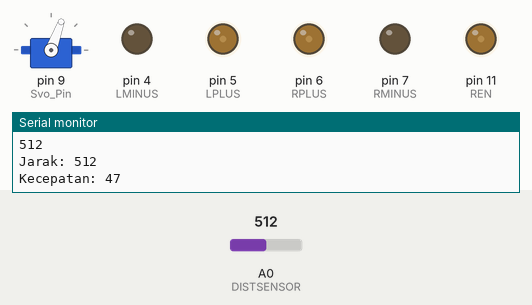
Bench run of a sketch on a simulated Arduino Uno, built with avr-gcc and run on an emulated ATmega328P. Shown: servo, output pins drawn as LEDs (lit = HIGH), the last lines printed to the serial monitor. The test bench sets the inputs (shaded band); at power-on: A0 (DISTSENSOR) = 512. Random numbers use the default seed unless the sketch sets one.

Above: at 1.2 s.
1.3 s: A0 (DISTSENSOR) set to 425
At 1.7 s:
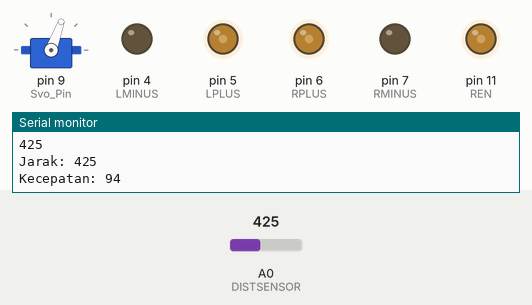
2.8 s: A0 (DISTSENSOR) set to 408
At 4.0 s:
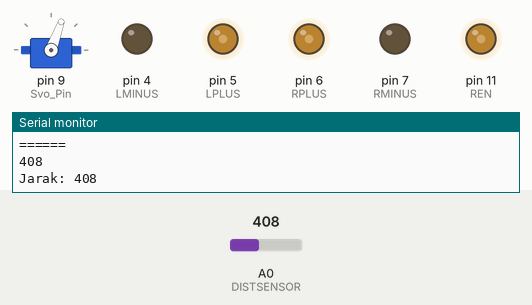
5.8 s: A0 (DISTSENSOR) set to 610
At 7.0 s:
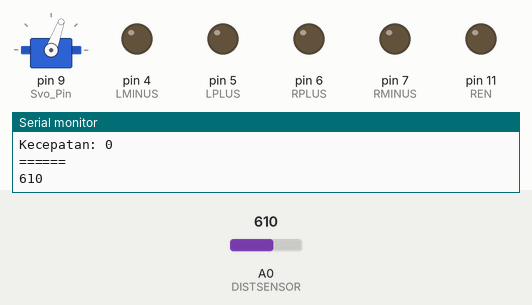
7.3 s: A0 (DISTSENSOR) set to 306
At 8.5 s:
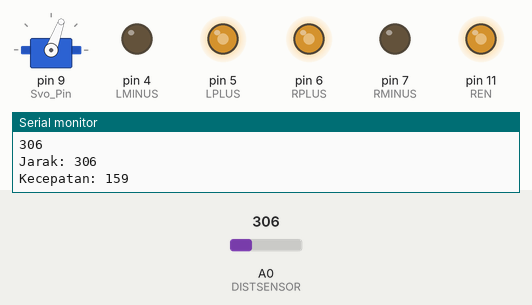
8.8 s: A0 (DISTSENSOR) set to 122
At 9.3 s:
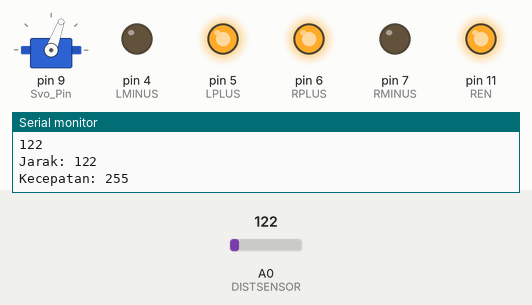
10.3 s: A0 (DISTSENSOR) set to 1023
At 11.4 s:
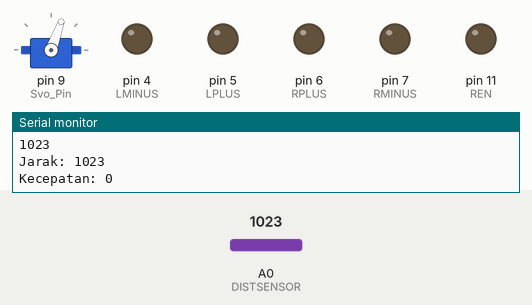
Timing chart, 0 to 12.8 s (numbered marks = the images above; inputs shaded):
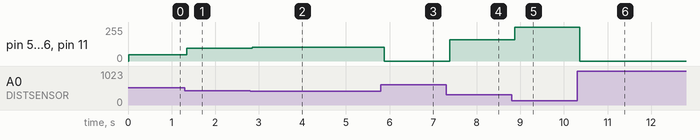

The sketch:

speed_control.ino
```cpp
#include <math.h>  // for the absolute value function
#include <Servo.h>                                //Include Servo library
Servo irservo;                                    // create servo object to control a servo

#define Svo_Pin 9
const int BOUNDARY = 300;
const int TURN_POWER = 80;
const int FORWARD_DELAY = 1000;

const int random_forward_degree = 10;
const int delay_per_degree = 20;

const int random_turn_base = 120;
const int random_turn_ceiling = 240;
int x = 0;

void setup() {
  Serial.begin(9600);
  Serial.println("Start Robot Kelompok 2");
  initMotors();
  irservo.attach(Svo_Pin);
  irservo.write(70);
}

void loop() {
  int a = distanceReading();
  Serial.print("Jarak: ");
  Serial.println(a);
  int bb = speedControl(a);
  Serial.print("Kecepatan: ");
  Serial.println(bb);
  Serial.println("======");
  forward(bb);
  if(a <= 10){
    randomTurn();
  }
}

int speedControl(int a){
  int b;
  if (a < 130){
    return 255;
  }
  if (a > 600){
    return 0;
  }
  if (a >= 130 && a <= 600){
    b = map(a, 600, 130, 0, 255);
    return b;
  }
}

/* randomTurn(): randomly choose an angle to turn
*
*/

void randomTurn(){
  // turn left or right random number
  long randNumber1 = random(1,10);
  // turning degree random number
  long randNumber2 = random(random_turn_base,random_turn_ceiling);
  int turn_time  = (int) randNumber2 * delay_per_degree;

  // turn right
  if (randNumber1 >= 5){

    turnR(TURN_POWER);
    delay(500);
    //halt();
  }
  // turn left
  else{
    turnL(TURN_POWER);
    delay(500);
    //halt();
  }
}

/* randomForward(): randomly choose an angle and move forward
*
*/

void randomForward(){
  long rand_turn = random(random_forward_degree);
  long rand_dir = random(1,10);

  if (rand_dir > 5){

    turnR(TURN_POWER);
    delay(rand_turn * delay_per_degree);

  } else {
    turnL(TURN_POWER);
    delay(rand_turn * delay_per_degree);

  }
  forward(TURN_POWER);
  delay(FORWARD_DELAY);

}
```

distanceSensor.ino
```cpp
#define DISTSENSOR A0

int distanceReading(){
  int dist = analogRead(DISTSENSOR-14);
  Serial.println(dist);
  return dist;
}
```

motors.ino
```cpp
/*    MOTOR CONTROL MODULLE     */
/*    ALL ANALOG CONTROL        */

#define LPLUS 5     //M1 Speed Control
#define LMINUS 4    //M1 Direction Control
#define RPLUS 6     //M2 Speed Control
#define RMINUS 7   //M2 Direction Control

int E1 = 5;     //M1 Speed Control
int E2 = 6;     //M2 Speed Control
int M1 = 4;     //M1 Direction Control
int M2 = 7;     //M1 Direction Control

#define LEN 6
#define REN 11


void motorEn(int pl){
  analogWrite(LEN, pl);
  analogWrite(REN, pl);
}

void initMotors(){
  pinMode(LPLUS, OUTPUT);
  pinMode(RPLUS, OUTPUT);
  pinMode(LMINUS, OUTPUT);
  pinMode(RMINUS, OUTPUT);
  pinMode(LEN, OUTPUT);
  pinMode(LEN, OUTPUT);
  Serial.println("Inisialisasi Motor");
}

void halt(){
  motorEn(255);
  digitalWrite(E1,0);
  digitalWrite(M1,LOW);
  digitalWrite(E2,0);
  digitalWrite(M2,LOW);
}

void backward(int powerLevel){
  motorEn(powerLevel);
  analogWrite (E1,powerLevel);      //PWM Speed Control
  digitalWrite(M1,HIGH);
  analogWrite (E2,powerLevel);
  digitalWrite(M2,HIGH);
}

void forward(int powerLevel){
  motorEn(powerLevel);
  analogWrite (E1,powerLevel);
  digitalWrite(M1,LOW);
  analogWrite (E2,powerLevel);
  digitalWrite(M2,LOW);
}


// turn left indefinitely
void turnL(int powerLevel){
  motorEn(powerLevel);
  analogWrite (E1,powerLevel);
  digitalWrite(M1,HIGH);
  analogWrite (E2,powerLevel);
  digitalWrite(M2,LOW);
}

// turn right indefinitely
void turnR(int powerLevel){
  motorEn(powerLevel);
  analogWrite (E1,powerLevel);
  digitalWrite(M1,LOW);
  analogWrite (E2,powerLevel);
  digitalWrite(M2,HIGH);
}
```

Measured:
- after the input at 1.3 s, pin 5 (LPLUS), pin 6 (RPLUS), pin 11 (REN): 47/255 → 94/255 after 0.05 s
- after the input at 2.8 s, pin 5 (LPLUS), pin 6 (RPLUS), pin 11 (REN): 94/255 → 104/255 after 0.05 s
- after the input at 5.8 s, pin 5 (LPLUS), pin 6 (RPLUS), pin 11 (REN): 104/255 → 0/255 after 0.08 s
- after the input at 7.3 s, pin 5 (LPLUS), pin 6 (RPLUS), pin 11 (REN): 0/255 → 159/255 after 0.08 s
- after the input at 8.8 s, pin 5 (LPLUS), pin 6 (RPLUS), pin 11 (REN): 159/255 → 255/255 after 0.07 s
- after the input at 10.3 s, pin 5 (LPLUS), pin 6 (RPLUS), pin 11 (REN): 255/255 → 0/255 after 0.06 s
